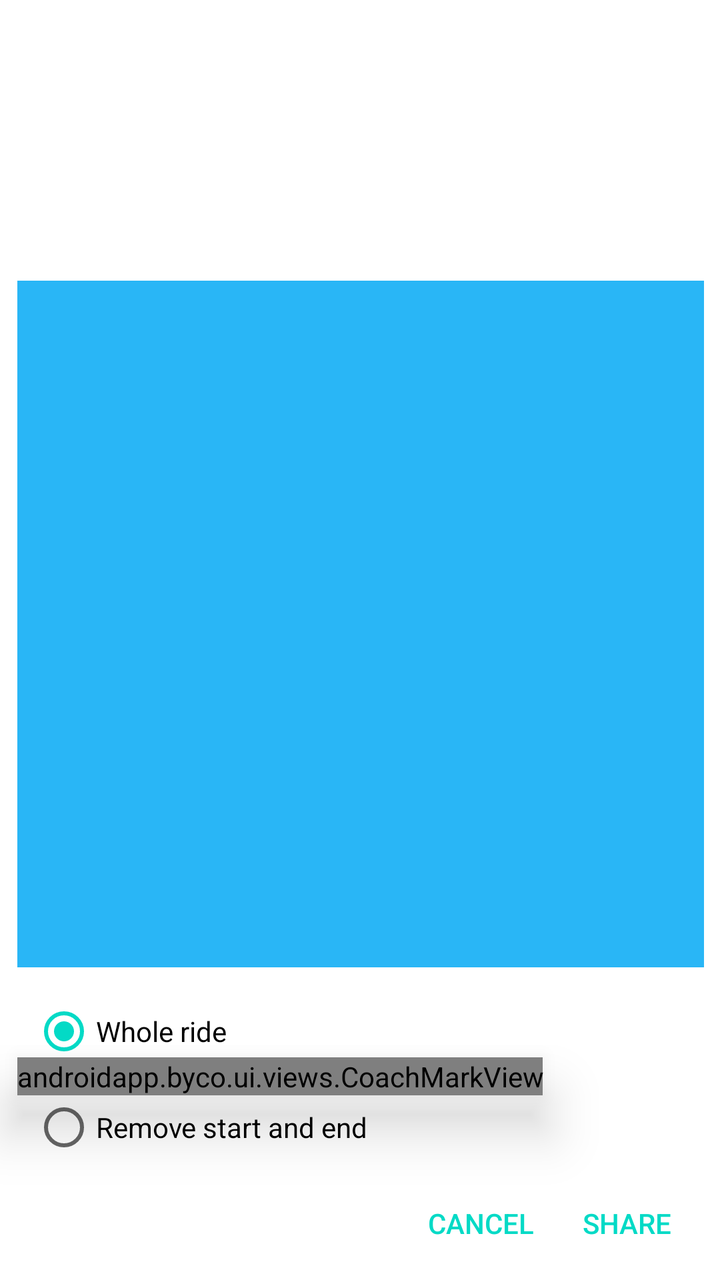
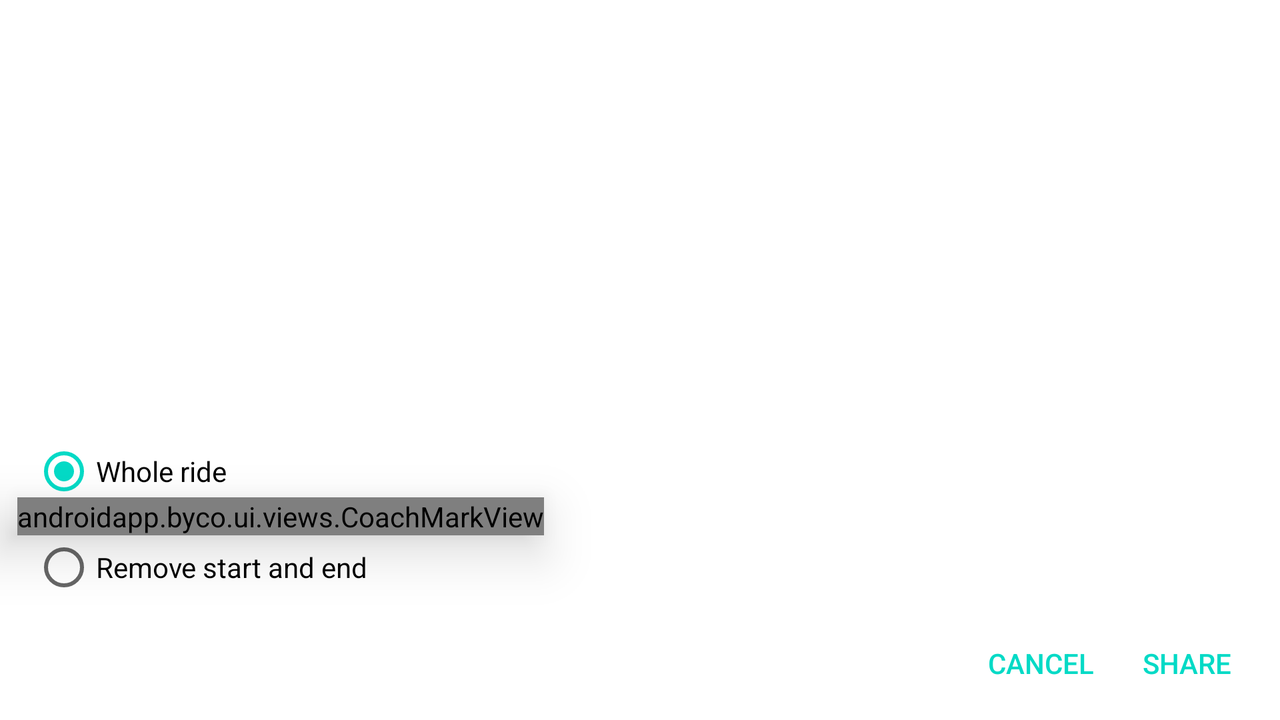

Compare how this app lays out the same screen by default and in its alternative resource folder. The renders come first, then the two layout files and the values they reference.
<!-- AndroidManifest.xml: fallback theme Theme.MaterialComponents.DayNight.NoActionBar -->
<!-- res/layout/share_ride_activity.xml -->
<?xml version="1.0" encoding="utf-8"?>


<androidx.constraintlayout.widget.ConstraintLayout xmlns:android="http://schemas.android.com/apk/res/android"
    xmlns:app="http://schemas.android.com/apk/res-auto"
    xmlns:tools="http://schemas.android.com/tools"
    android:layout_width="match_parent"
    android:layout_height="match_parent"
    android:clipChildren="false"
    android:clipToPadding="false"
    android:paddingLeft="16dp"
    android:paddingTop="8dp"
    android:paddingRight="16dp"
    android:paddingBottom="8dp"
    tools:context="androidapp.byco.ui.ShareRideActivity">

    <FrameLayout
        android:id="@+id/route_preview_outline"
        android:layout_width="match_parent"
        android:layout_height="0dp"
        android:layout_marginStart="-8dp"
        android:layout_marginEnd="-8dp"
        android:layout_marginBottom="8dp"
        android:background="@drawable/rounded_rec_background_16dp_corners"
        android:outlineProvider="background"
        app:layout_constraintBottom_toTopOf="@+id/share_mode"
        app:layout_constraintDimensionRatio="1:1"
        app:layout_constraintEnd_toEndOf="parent"
        app:layout_constraintStart_toStartOf="parent">

        <ImageView
            android:id="@+id/route_preview"
            android:layout_width="match_parent"
            android:layout_height="match_parent"
            android:background="@color/map_background"
            android:contentDescription="@string/route_back_to_start_of_ride" />
    </FrameLayout>

    <RadioGroup
        android:id="@+id/share_mode"
        android:layout_width="match_parent"
        android:layout_height="wrap_content"
        android:checkedButton="@id/whole_ride"
        app:layout_constraintBottom_toTopOf="@id/cancel">

        <RadioButton
            android:id="@+id/whole_ride"
            android:layout_width="match_parent"
            android:layout_height="48dp"
            android:text="@string/whole_ride" />

        <RadioButton
            android:id="@+id/remove_start_and_end"
            android:layout_width="match_parent"
            android:layout_height="48dp"
            android:text="@string/remove_start_and_end" />

    </RadioGroup>

    <androidapp.byco.ui.views.CoachMarkView
        android:id="@+id/share_mode_coach"
        style="@style/BycoCoachMark"
        android:layout_marginStart="-8dp"
        android:layout_marginBottom="40dp"
        app:arrowDirection="bottomStart"
        android:labelFor="@id/remove_start_and_end"
        app:layout_constraintBottom_toBottomOf="@id/share_mode"
        app:layout_constraintStart_toStartOf="@id/share_mode"
        app:persistentId="share_ride_activity/share_mode_coach"
        app:text="@string/share_mode_coach" />

    <Button
        android:id="@+id/share"
        style="@style/BycoAlertDialogButton"
        android:layout_marginEnd="-4dp"
        android:text="@string/share_button_desc"
        app:layout_constraintBottom_toBottomOf="parent"
        app:layout_constraintEnd_toEndOf="parent" />

    <Button
        android:id="@+id/cancel"
        style="@style/BycoAlertDialogButton"
        android:layout_marginBottom="-4dp"
        android:text="@string/cancel"
        app:layout_constraintBottom_toBottomOf="parent"
        app:layout_constraintEnd_toStartOf="@+id/share" />

</androidx.constraintlayout.widget.ConstraintLayout>
<!-- resources referenced by this layout -->
<resources>
  <color name="map_background">@color/light_blue</color>
  <!-- drawable rounded_rec_background_16dp_corners (drawable) -->
  <?xml version="1.0" encoding="utf-8"?>
  
  
  <shape xmlns:android="http://schemas.android.com/apk/res/android"
      android:shape="rectangle">
      <corners android:radius="16dp" />
      <solid android:color="?android:colorBackground" />
  </shape>
  <string name="cancel">Cancel</string>
  <string name="remove_start_and_end">Remove start and end</string>
  <string name="route_back_to_start_of_ride">Route back to start of ride</string>
  <string name="share_button_desc">Share</string>
  <string name="share_mode_coach">Enhance privacy</string>
  <string name="whole_ride">Whole ride</string>
  <style name="BycoAlertDialogButton" parent="Widget.AppCompat.Button.ButtonBar.AlertDialog">
          <item name="android:layout_width">wrap_content</item>
          <item name="android:layout_height">wrap_content</item>
          <item name="android:layout_marginBottom">-4dp</item>
      </style>
  <style name="BycoCoachMark">
          <item name="android:layout_width">wrap_content</item>
          <item name="android:layout_height">wrap_content</item>
          <item name="backgroundColor">@color/accent</item>
          <item name="android:elevation">16dp</item>
          <item name="textColor">@color/black</item>
      </style>
  <color name="light_blue">#FF29B6F6</color>
  <color name="accent">#FFC155</color>
  <color name="black">#FF000000</color>
</resources>
<!-- res/layout-land/share_ride_activity.xml (the author's variant of the layout above) -->
<!-- drawn on the phone turned sideways -->
<?xml version="1.0" encoding="utf-8"?>


<androidx.constraintlayout.widget.ConstraintLayout xmlns:android="http://schemas.android.com/apk/res/android"
    xmlns:app="http://schemas.android.com/apk/res-auto"
    xmlns:tools="http://schemas.android.com/tools"
    android:layout_width="match_parent"
    android:layout_height="match_parent"
    android:clipChildren="false"
    android:clipToPadding="false"
    android:paddingLeft="16dp"
    android:paddingTop="8dp"
    android:paddingRight="16dp"
    android:paddingBottom="8dp"
    tools:context="androidapp.byco.ui.ShareRideActivity">

    <RadioGroup
        android:id="@+id/share_mode"
        android:layout_width="match_parent"
        android:layout_height="wrap_content"
        android:checkedButton="@id/whole_ride"
        app:layout_constraintBottom_toTopOf="@id/cancel">

        <RadioButton
            android:id="@+id/whole_ride"
            android:layout_width="match_parent"
            android:layout_height="48dp"
            android:text="@string/whole_ride" />

        <RadioButton
            android:id="@+id/remove_start_and_end"
            android:layout_width="match_parent"
            android:layout_height="48dp"
            android:text="@string/remove_start_and_end" />
    </RadioGroup>

    <androidapp.byco.ui.views.CoachMarkView
        android:id="@+id/share_mode_coach"
        style="@style/BycoCoachMark"
        android:layout_marginStart="-8dp"
        android:layout_marginBottom="40dp"
        app:arrowDirection="bottomStart"
        android:labelFor="@id/remove_start_and_end"
        app:layout_constraintBottom_toBottomOf="@id/share_mode"
        app:layout_constraintStart_toStartOf="@id/share_mode"
        app:persistentId="share_ride_activity/share_mode_coach"
        app:text="@string/share_mode_coach" />

    <Button
        android:id="@+id/share"
        style="@style/BycoAlertDialogButton"
        android:layout_marginEnd="-4dp"
        android:text="@string/share_button_desc"
        app:layout_constraintBottom_toBottomOf="parent"
        app:layout_constraintEnd_toEndOf="parent" />

    <Button
        android:id="@+id/cancel"
        style="@style/BycoAlertDialogButton"
        android:text="@string/cancel"
        app:layout_constraintBottom_toBottomOf="parent"
        app:layout_constraintEnd_toStartOf="@+id/share" />

</androidx.constraintlayout.widget.ConstraintLayout>
<!-- resources referenced by the variant -->
<!-- as the phone turned sideways resolves them -->
<resources>
  <string name="cancel">Cancel</string>
  <string name="remove_start_and_end">Remove start and end</string>
  <string name="share_button_desc">Share</string>
  <string name="share_mode_coach">Enhance privacy</string>
  <string name="whole_ride">Whole ride</string>
  <style name="BycoAlertDialogButton" parent="Widget.AppCompat.Button.ButtonBar.AlertDialog">
          <item name="android:layout_width">wrap_content</item>
          <item name="android:layout_height">wrap_content</item>
          <item name="android:layout_marginBottom">-4dp</item>
      </style>
  <style name="BycoCoachMark">
          <item name="android:layout_width">wrap_content</item>
          <item name="android:layout_height">wrap_content</item>
          <item name="backgroundColor">@color/accent</item>
          <item name="android:elevation">16dp</item>
          <item name="textColor">@color/black</item>
      </style>
  <color name="accent">#FFC155</color>
  <color name="black">#FF000000</color>
</resources>
